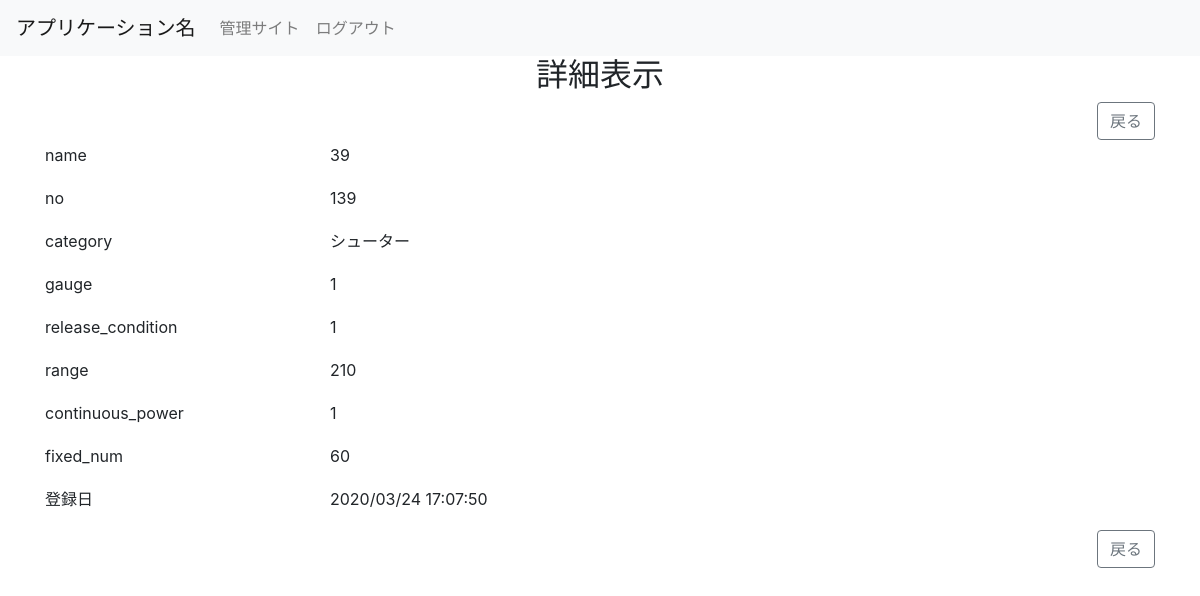
The app's page /index/detail/43/ (signed in) with its own data.
### app/models.py (models this page shows, shortened)
class Item(models.Model):
    no = models.IntegerField('no', blank=True, null=True)
    name = models.CharField('name', blank=True, max_length=100)
    CATEGORY = (
        ('0', 'シューター'),
        ('1', 'マニューバー'),
        ('2', 'ブラスター'),
        ('3', 'スピナー'),
        ('4', 'ローラー'),
        ('5', 'フデ'),
        ('6', 'チャージャー'),
        ('7', 'スロッシャー'),
        ('8', 'シェルター'),
        ('9', 'ガイザー'),
    )
    category = models.CharField(blank=True, max_length=2, choices=CATEGORY)
    gauge = models.IntegerField('gauge', blank=True, null=True)
    release_condition = models.CharField('release_condition', blank=True, max_length=100)
    range = models.IntegerField('range', blank=True, null=True)
    continuous_power = models.IntegerField('continuous_power', blank=True, null=True)
    fixed_num = models.IntegerField('fixed_num', blank=True, null=True)
    created_at = models.DateTimeField(
        verbose_name='登録日',
        auto_now_add=True
    )
    class Meta:
        verbose_name = 'ブキ'
        verbose_name_plural = 'ブキ一覧'

### app/views.py (the view)
# urls.py: path('detail/<int:pk>/', ItemDetailView.as_view(), name='detail'),
class ItemDetailView(LoginRequiredMixin, DetailView):
    model = Item

### app/templates/app/item_detail.html
{% extends "./_base.html" %}
{% block content %}
<div class="container">
    <h2 class="text-center">詳細表示</h2>
    <div class="row">
        <div class="col-12">
            <a class="btn btn-outline-secondary float-right" href="{% url 'index' %}">戻る</a>
        </div>
    </div>
    {% include "./item_card.html" %}
    <div class="row">
        <div class="col-12">
            <a class="btn btn-outline-secondary float-right" href="{% url 'index' %}">戻る</a>
        </div>
    </div>
</div>
{% endblock %}

### app/templates/app/item_card.html
<div class="row">
    <div class="col-3">
        <p>name</p>
    </div>
    <div class="col-9">
        <p>{{ item.name }}</p>
    </div>
</div>
<div class="row">
    <div class="col-3">
        <p>no</p>
    </div>
    <div class="col-9">
        <p>{{ item.no }}</p>
    </div>
</div>
<div class="row">
    <div class="col-3">
        <p>category</p>
    </div>
    <div class="col-9">
        <p>{{ item.get_category_display }}</p>
    </div>
</div>
<div class="row">
    <div class="col-3">
        <p>gauge</p>
    </div>
    <div class="col-9">
        <p>{{ item.gauge }}</p>
    </div>
</div>
<div class="row">
    <div class="col-3">
        <p>release_condition</p>
    </div>
    <div class="col-9">
        <p>{{ item.release_condition }}</p>
    </div>
</div>
<div class="row">
    <div class="col-3">
        <p>range</p>
    </div>
    <div class="col-9">
        <p>{{ item.range }}</p>
    </div>
</div>
<div class="row">
    <div class="col-3">
        <p>continuous_power</p>
    </div>
    <div class="col-9">
        <p>{{ item.continuous_power }}</p>
    </div>
</div>
<div class="row">
    <div class="col-3">
        <p>fixed_num</p>
    </div>
    <div class="col-9">
        <p>{{ item.fixed_num }}</p>
    </div>
</div>
<div class="row">
    <div class="col-3">
        <p>登録日</p>
    </div>
    <div class="col-9">
        <p>{{ item.created_at|date:"Y/m/d G:i:s" }}</p>
    </div>
</div>

### app/static/app/css/app.css (style rules this page uses)
.row { margin-top:3px; margin-bottom:3px; }

### records on screen
Item: name "39", no "139", category "シューター", gauge "1", release_condition "1", range "210", continuous_power "1", fixed_num "60", created_at "2020/03/24 17:07:50"
